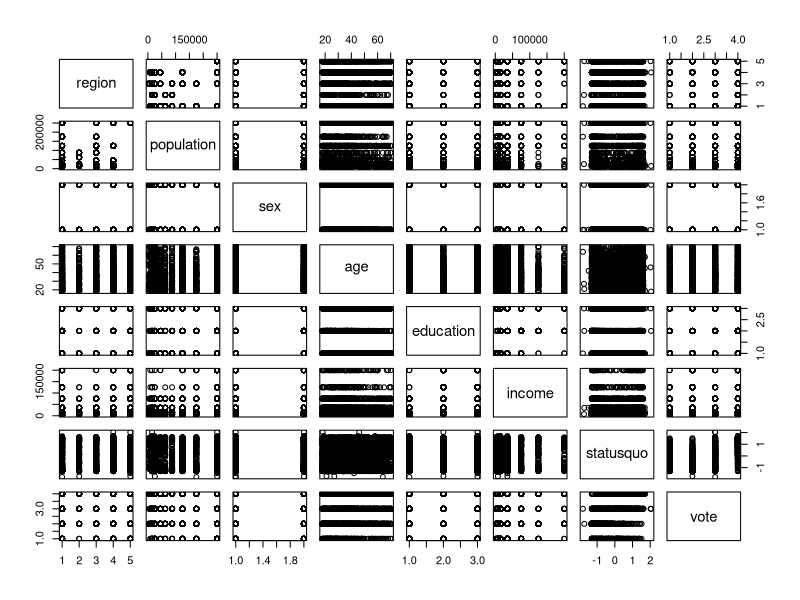
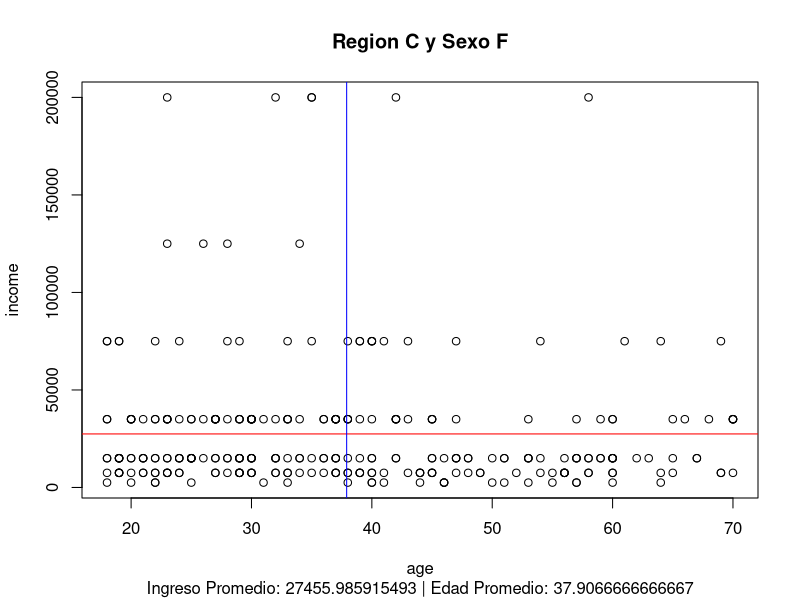
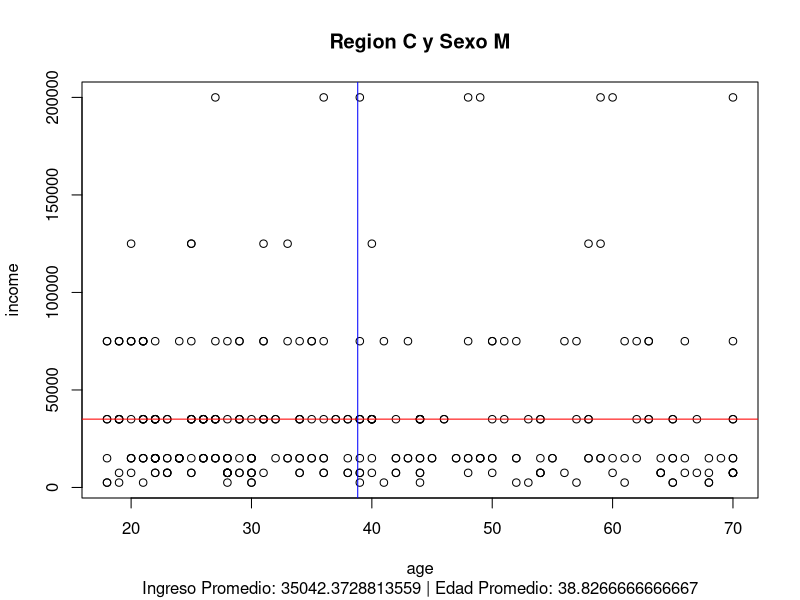
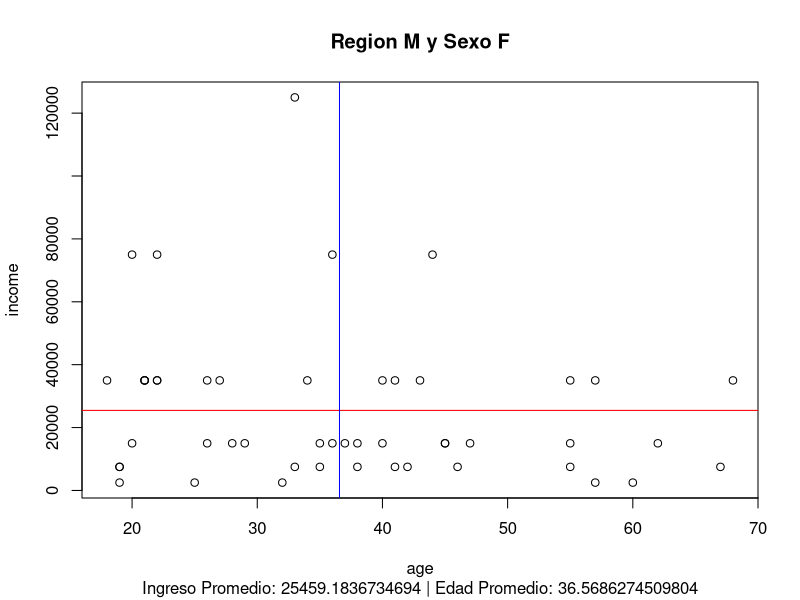
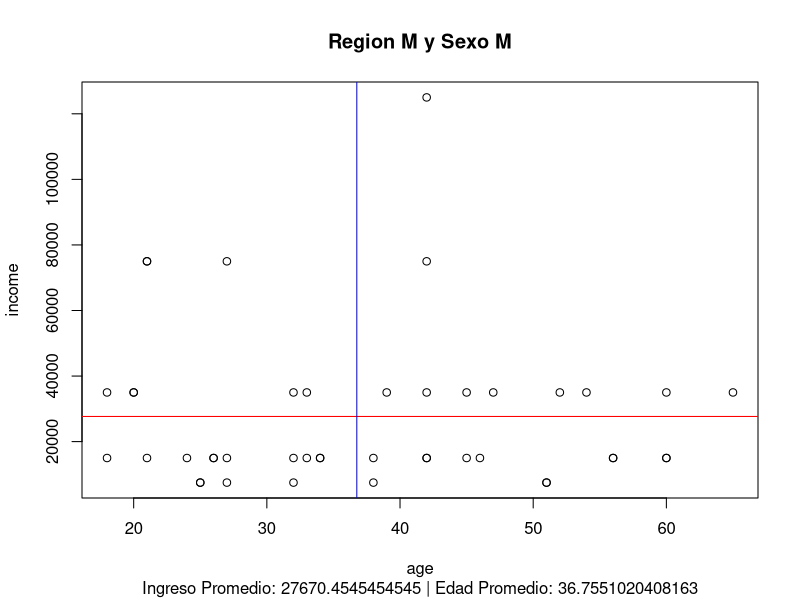
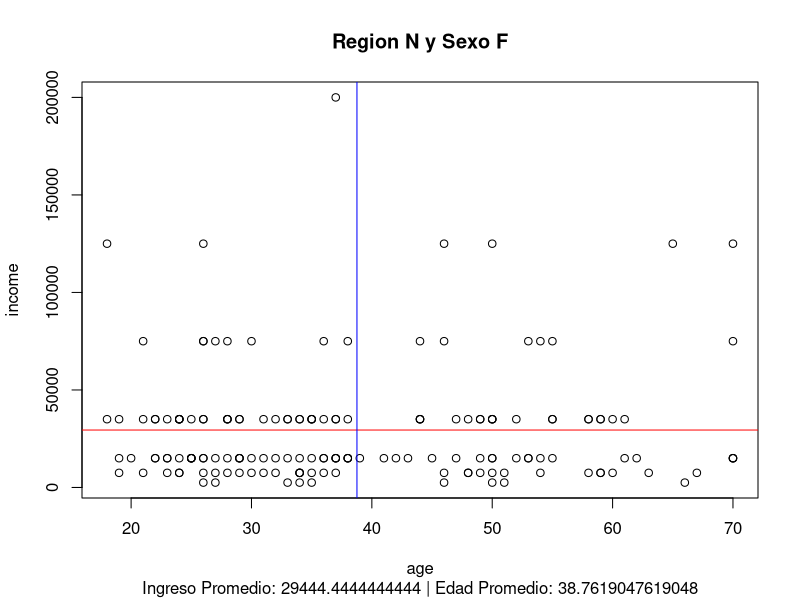
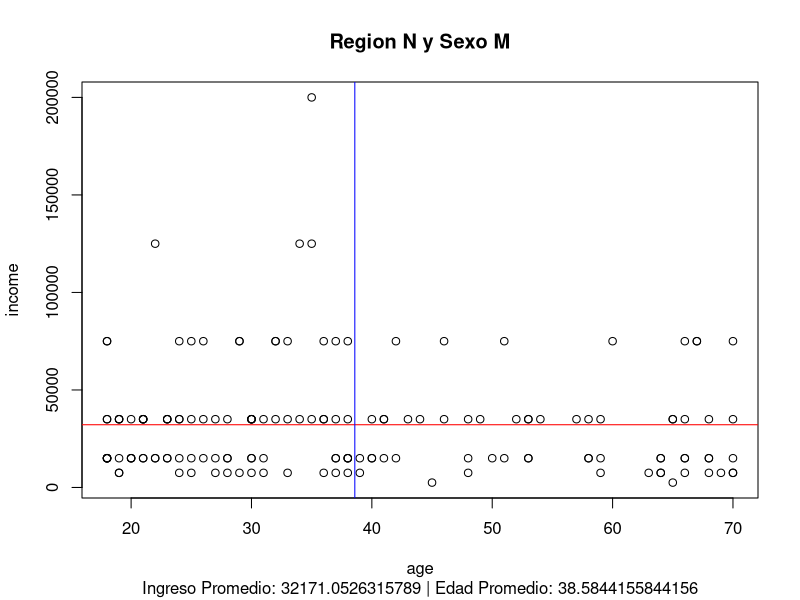
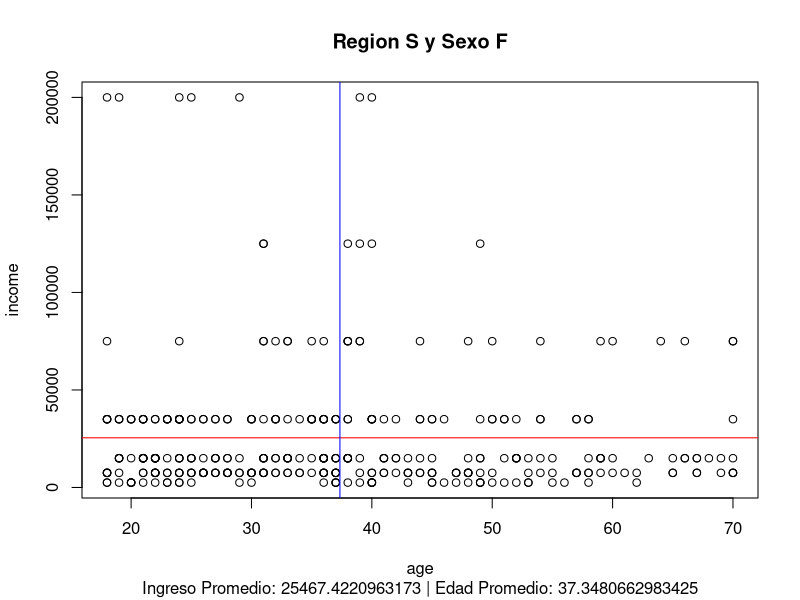

Write R code to recreate these figures, in order.
# Tarea 2: Lab 02 Data Management en R

#instalar y cargar el paquete "car"
install.packages("car")
help(package="car")
library(car)
library(data.table)

#cargar los datos preinstalados "Chile"
?Chile
Chile
plebicito<-Chile

plot(Chile)

# 0. ¿De qué clase es el objeto Chile?


# 1. ¿De qué clase es cada variable?

# 2. Cree una nueva variable que se llame income1000, que sea igual al ingreso en miles de pesos

# 3. Cuente cuántas personas votaron por el si, y cuántas por el no

# 4. Cree un nuevo objeto tipo data.table en base al objeto Chile, que se llame Chile2

# 5. Borre la variable statusquo

# 7. Cree una nueva variable de ingreso per cápita
  # 7.1. Reemplace los NAs de income por ceros

# 8. Cree una variable que tenga un 1 si age>65 y 0 en el caso contrario

# 9. Cree un nuevo objeto que muestre los valores promedio de ingreso y edad por region y sexo
#     Nota: Si tiene observaciones con NA, por qué es esto? Cómo lo arreglamos?


#10. loops: Solo para propósitos demostrativos, no entra en la tarea!

for(i in 1:10){
  print(paste("Estoy contando de 1 en 1 al 10, y voy en el", i))
  Sys.sleep(3)
}


regiones<-names(table(Chile$region))
sexo<-names(table(Chile$sex))

Chile2<-data.table(Chile)
for(r in 1:length(regiones)){
  for(s in 1:length(sexo)){
    prom.inc<-Chile2[region==regiones[r] & sex==sexo[s],mean(income,na.rm = T)]
    prom.age<-Chile2[region==regiones[r] & sex==sexo[s],mean(age,na.rm = T)]
    plot(Chile2[region==regiones[r] & sex==sexo[s],.(age,income)])
    title(main = paste("Region", regiones[r], "y Sexo", sexo[s]),sub = paste("Ingreso Promedio:", prom.inc, "| Edad Promedio:", prom.age))
    abline(h = prom.inc, col='red')
    abline(v = prom.age, col='blue')
    Sys.sleep(2)
  }
}